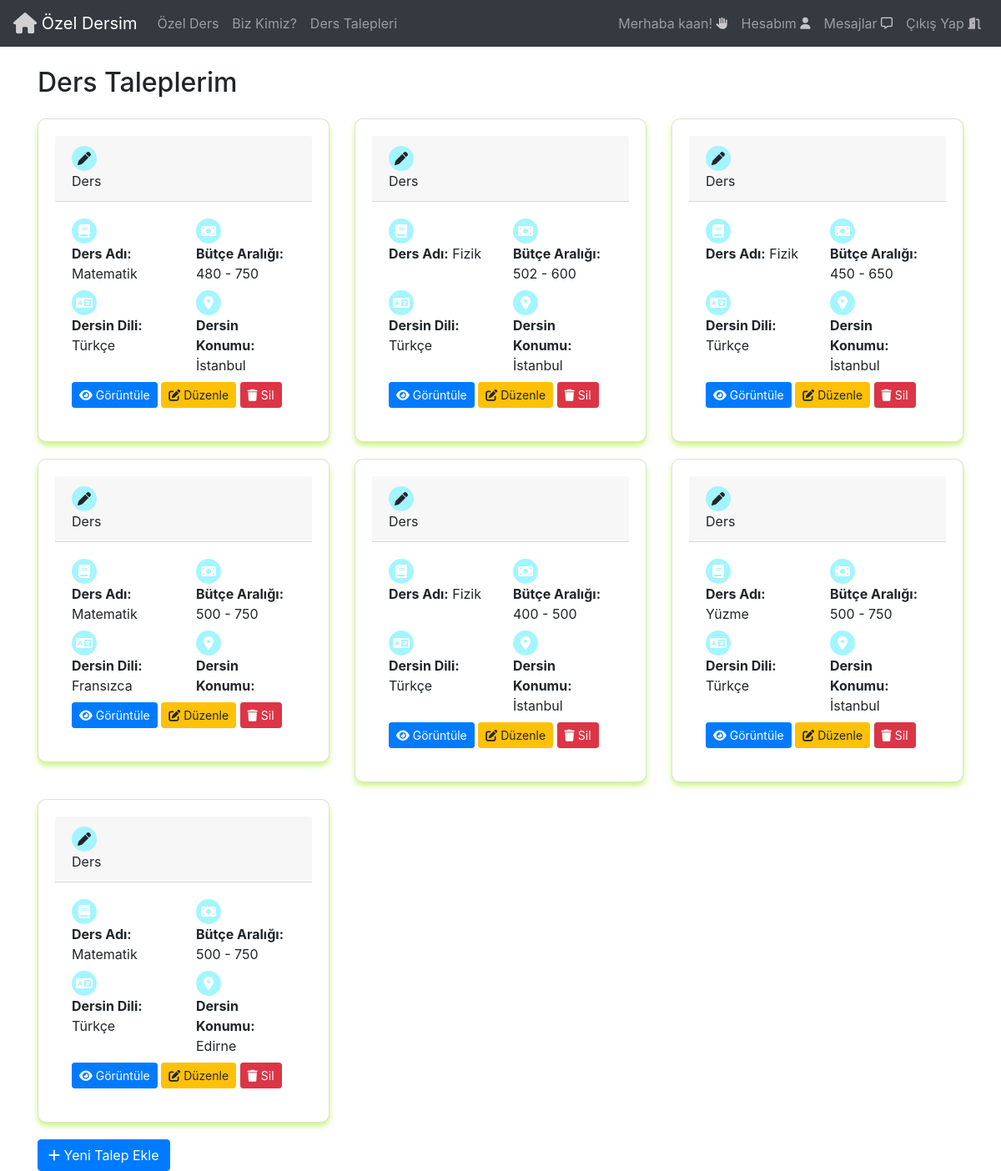
The page /ders_taleplerim/1 (signed in) on the database as committed earlier.
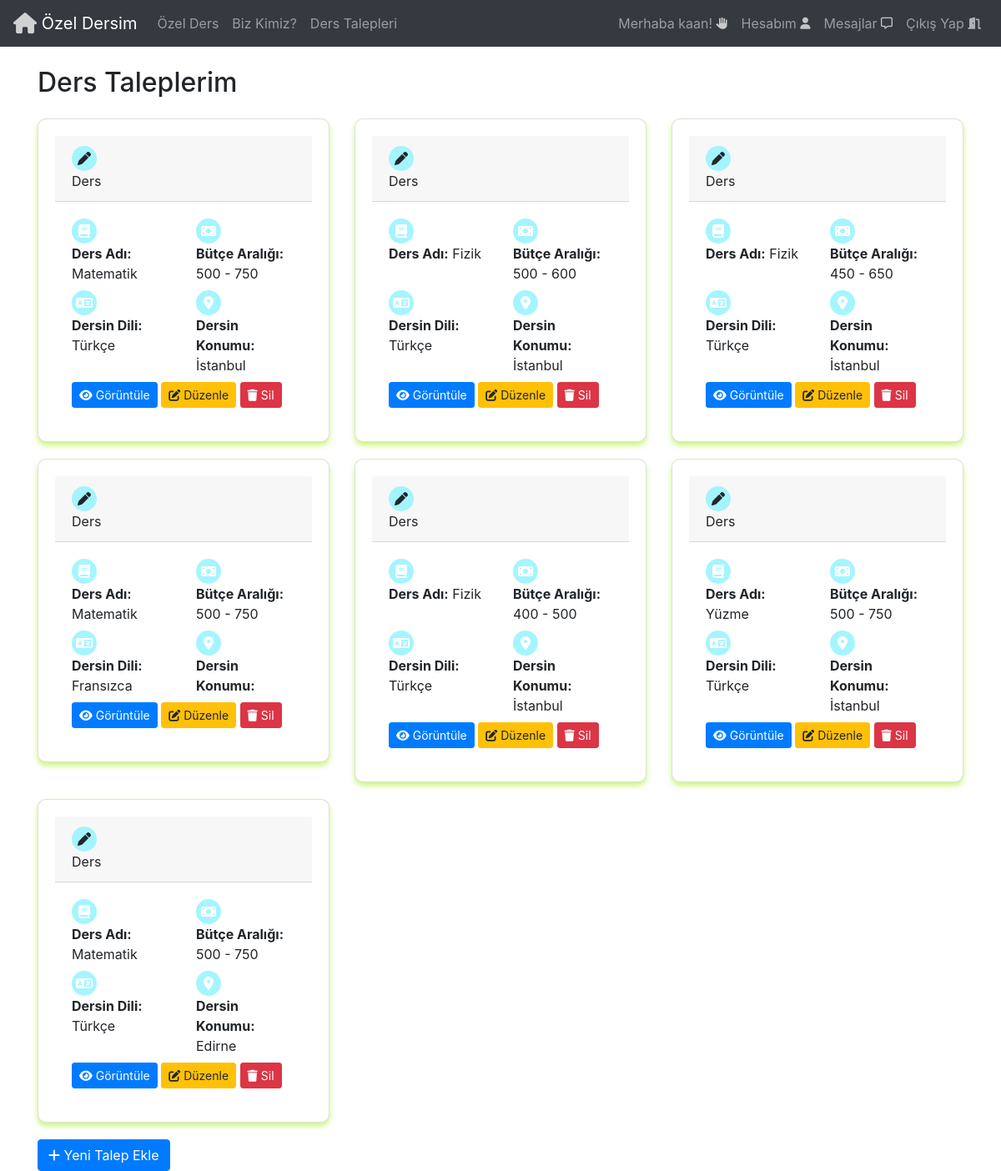
The same page on the database as committed later.
### Base/models.py (models this page shows, shortened)
class DersTalepleri(models.Model):
  seviye = [
    ('İlkokul', 'İlkokul'),
    ('Ortaokul', 'Ortaokul'),
    ('Lise', 'Lise'),
    ('Üniversite', 'Üniversite'),
    ('Yüksek Lisans','Yüksek Lisans'),
  ]
  ders_tipleri = [
        ('online', 'Online'),
        ('yuz_yuze', 'Yüz Yüze'),
        ('iksisde', 'Online ve Yüz Yüze'),
    ]
  kullanici = models.ForeignKey(User, on_delete=models.CASCADE)
  baslik = models.CharField(max_length=50)
  ders = models.ForeignKey(Ders, on_delete=models.CASCADE)
  talep_notu= models.TextField(max_length=200,null=True,blank=True)
  talep_durumu = models.BooleanField(default=False)
  min_butce = models.IntegerField(validators=[MinValueValidator(0)])
  max_butce = models.IntegerField(validators=[MaxValueValidator(10000)])
  ogrenci_seviyesi = models.CharField(max_length=50,choices=seviye)
  olusturulma_tarihi = models.DateTimeField(auto_now_add=True)
  konum = models.ForeignKey(Sehir, on_delete=models.CASCADE)
  dil = models.ForeignKey(Dil,on_delete=models.CASCADE)
  gunceleme=models.DateTimeField(auto_now=True)
  ders_tipi = models.CharField(
        max_length=50,
        choices=(('online', 'Online'), ('yuz_yuze', 'Yüz Yüze'), ('iksisde', 'Online ve Yüz Yüze')),
    )

class Ders(models.Model):
  ders = models.CharField(max_length=50)
  def __str__(self) :
    return self.ders

class Dil(models.Model):
  dil = models.CharField(max_length=50)
  def __str__(self):
    return self.dil

class Sehir(models.Model):
  sehir = models.CharField(max_length=50)
  def __str__(self):
    return self.sehir

### Base/views.py (the view)
# urls.py: path('ders_taleplerim/<str:pk>',views.ders_taleplerim,name='DersTaleplerim'),
def ders_taleplerim(request,pk):
   user = User.objects.get(id=pk)
   ders_taleplerim = DersTalepleri.objects.filter(kullanici=user)
   context = {'user': user , 'ders_taleplerim':ders_taleplerim}
   return render(request,'DersTaleplerim.html',context)

### Templates/DersTaleplerim.html (shortened to what this page needs)
{% include 'navbar.html' %}
<!DOCTYPE html>
<html lang="en">
<head>
    <link
            rel="stylesheet"
            href="https://stackpath.bootstrapcdn.com/bootstrap/4.5.2/css/bootstrap.min.css"
    />
    <link
            rel="stylesheet"
            href="https://cdnjs.cloudflare.com/ajax/libs/font-awesome/6.5.2/css/all.min.css"
    />
</head>
<body>
<div class="container mt-4">
    <h2 class="mb-4">Ders Taleplerim</h2>
    <div class="row">
        {% for ders in ders_taleplerim %}
        <div class="col-md-4">
            <div class="card custom-card">
                <div class="card-header">
                    <i class="fas fa-pen icon-circle"></i> Ders
                </div>
                <div class="card-body">
                    <div class="row">
                        <div class="col-md-6">
                            <div class="icon-circle"><i class="fas fa-book"></i></div>
                            <strong>Ders Adı:</strong> {{ ders.ders }}
                        </div>
                        <div class="col-md-6">
                            <div class="icon-circle"><i class="fas fa-money-bill"></i></div>
                            <strong>Bütçe Aralığı:</strong> {{ ders.min_butce }} - {{ ders.max_butce }}
                        </div>
                    </div>
                    <div class="row mt-2">
                        <div class="col-md-6">
                            <div class="icon-circle"><i class="fas fa-language"></i></div>
                            <strong>Dersin Dili:</strong> {{ ders.dil }}
                        </div>
                        <div class="col-md-6">
                            <div class="icon-circle"><i class="fas fa-map-marker-alt"></i></div>
                            <strong>Dersin Konumu:</strong> {{ ders.konum }}
                        </div>
                    </div>
                    <div class="row mt-2">
                        <div class="col-md-12">
                            <a href="{% url 'TalepDetay' ders.id %}" class="btn btn-primary btn-sm"><i class="fas fa-eye"></i> Görüntüle</a>
                            <a href="{% url 'TalepDuzenle' ders.id %}" class="btn btn-warning btn-sm"><i class="fas fa-edit"></i> Düzenle</a>
                            <a href="{% url 'TalepSil' ders.id %}" class="btn btn-danger btn-sm"><i class="fas fa-trash"></i> Sil</a>
                        </div>
                    </div>
                </div>
            </div>
        </div>
        {% endfor %}
    </div>
    <a href="{% url 'TalepOlustur'  %}" class="btn btn-primary">
        <i class="fas fa-plus"></i> Yeni Talep Ekle
    </a>
</div>
</body>
</html>

Rows that differ between the two databases and show on the page:
changed DersTalepleri (number 1 of 7 on the later page): min_butce "480" → "500"
changed DersTalepleri (number 2 of 7 on the later page): min_butce "502" → "500"
